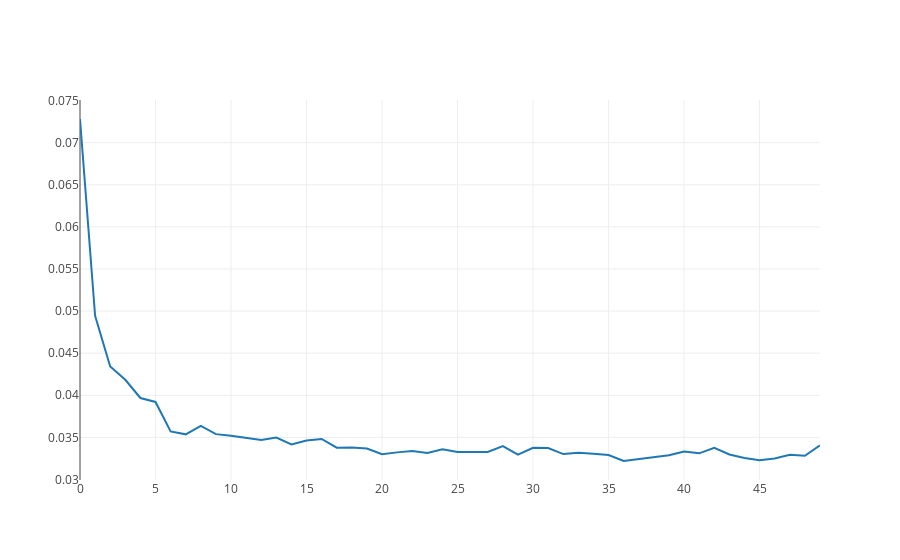

This figure's notebook cell:
### Code cell
# Gráfico del error MAE
history_error_btc = go.Scatter(x=model_btc_history.epoch, y=model_btc_history.history['loss'])
py.iplot([history_error_btc])
